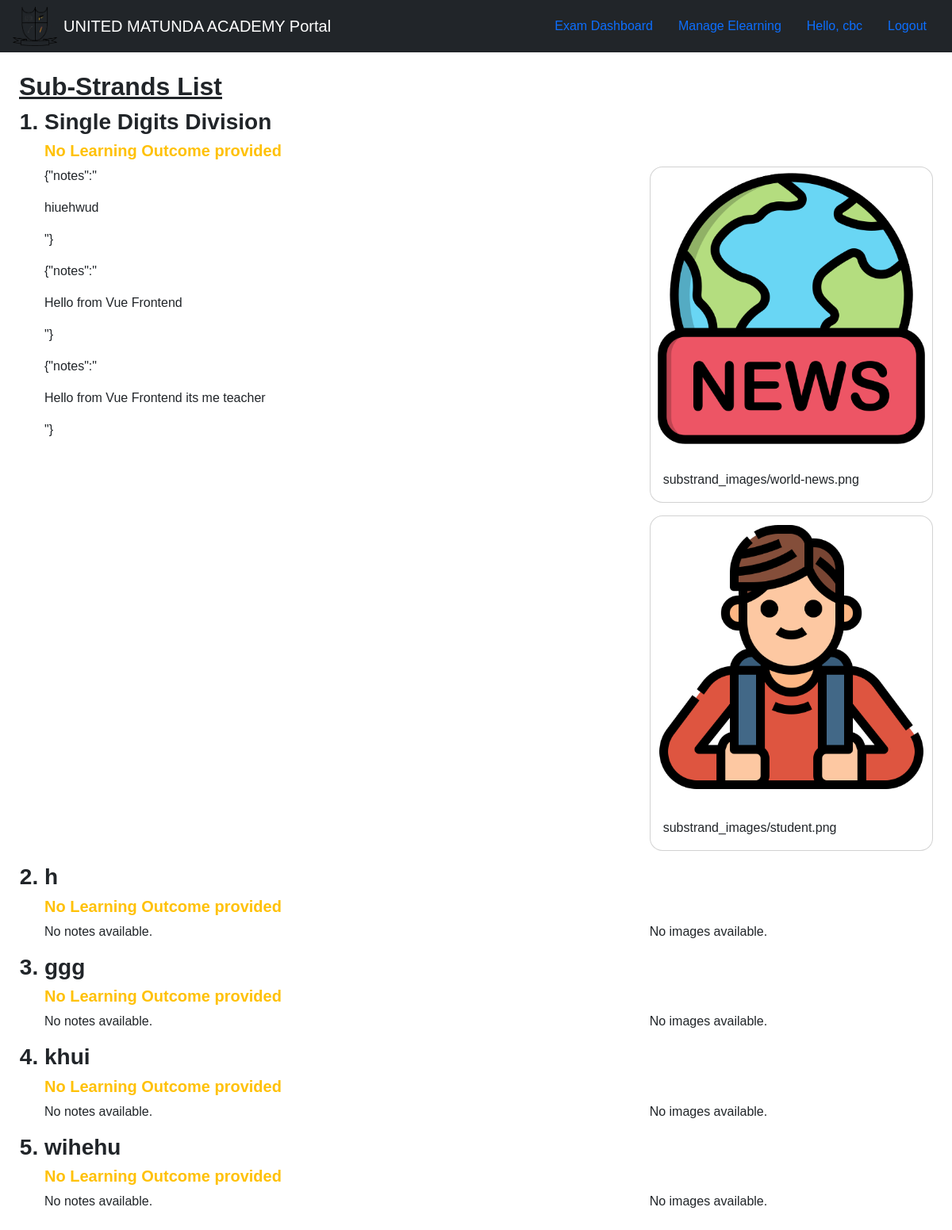
The page /strands/1/substrands/list/ (signed in) on the database as committed earlier.
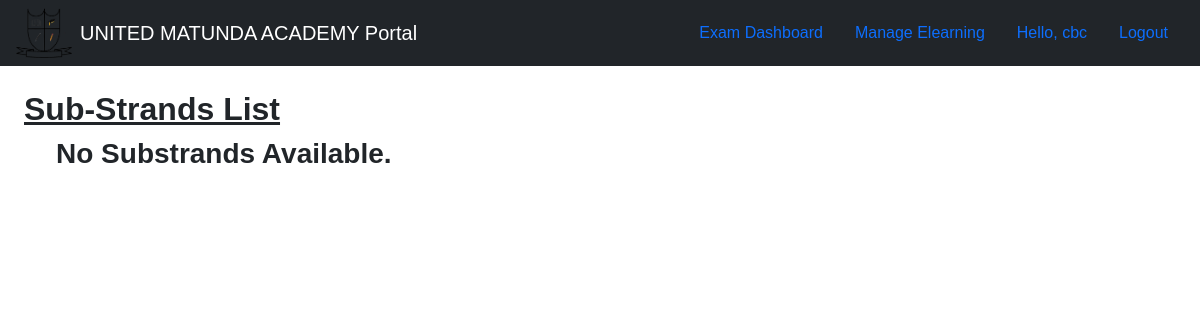
The same page on the database as committed later.
### ELearning/models.py (models this page shows, shortened)
class SubStrand(models.Model):
    strand = models.ForeignKey(Strand, related_name='substrands', on_delete=models.CASCADE)
    name = models.CharField(max_length=200)

class Note(models.Model):
    substrand = models.ForeignKey(SubStrand, on_delete=models.CASCADE, related_name="notes")
    content = models.TextField()

class ImageResource(models.Model):
    substrand = models.ForeignKey(SubStrand, on_delete=models.CASCADE, related_name="images")
    name = models.CharField(max_length=255)
    image = models.ImageField(upload_to='substrand_images/')

### ELearning/views.py (the view)
# urls.py: path('strands/<int:strand_id>/substrands/list/', views.SubStrandsList.as_view(),name='substrands_list')
class SubStrandsList(ListView):
    model = SubStrand
    template_name = 'learners_templates/learners_substrands_list.html'
    context_object_name = 'sub_strands_list'
    def get_queryset(self):
        strand = get_object_or_404(Strand, id=self.kwargs['strand_id'])
        return SubStrand.objects.filter(strand=strand)

### ELearning/templates/learners_templates/learners_substrands_list.html (shortened to what this page needs)
{% extends 'base.html' %}
{% block content %}
    <div class="container-fluid">
        <h2><u>Sub-Strands List</u></h2>
        <ol>
            {% for item in sub_strands_list %}
                 <h3><li>{{ item.name }}</li></h3>
                {% for out_come in item.learning_outcomes.all %}
                <p><strong><h5>Learning Outcome: </h5></strong><strong>{{ out_come.description }}</strong></p>
                {% empty %}
                    <h5 class="text-warning">No Learning Outcome provided</h5>
                {% endfor %}
                <div class="row">
                    <div class="col-md-8">
                        {% for note in item.notes.all %}
                            <p>{{ note.content|safe }}</p>
                        {% empty %}
                            <p>No notes available.</p>
                        {% endfor %}
                    </div>
                    <div class="col-md-4">
                        {% for image in item.images.all %}
                            <div class="card mb-3">
                              <img src="{{ image.image.url }}" alt="Image" class="custom-img img-fluid">
                              <div class="card-body">
                                <p class="card-text">{{ image.image }}</p>
                              </div>
                            </div>
                        {% empty %}
                            <p>No images available.</p>
                        {% endfor %}
                    </div>
                </div>
            {% empty %}
                <h3>No Substrands Available.</h3>
            {% endfor %}
        </ol>
    </div>
{% endblock %}

Rows that differ between the two databases and show on the page:
removed SubStrand: name "Single Digits Division"
removed Note: content "{\"notes\":\" hiuehwud \"}"
removed Note: content "{\"notes\":\" Hello from Vue Frontend \"}"
removed Note: content "{\"notes\":\" Hello from Vue Frontend its me teacher \"}"
removed ImageResource: image (picture), image "substrand_images/world-news.png"
removed ImageResource: image (picture), image "substrand_images/student.png"
removed SubStrand: name "h"
removed SubStrand: name "ggg"
removed SubStrand: name "khui"
removed SubStrand: name "wihehu"
Other text that changed with them:
text now shown: "No Substrands Available."
